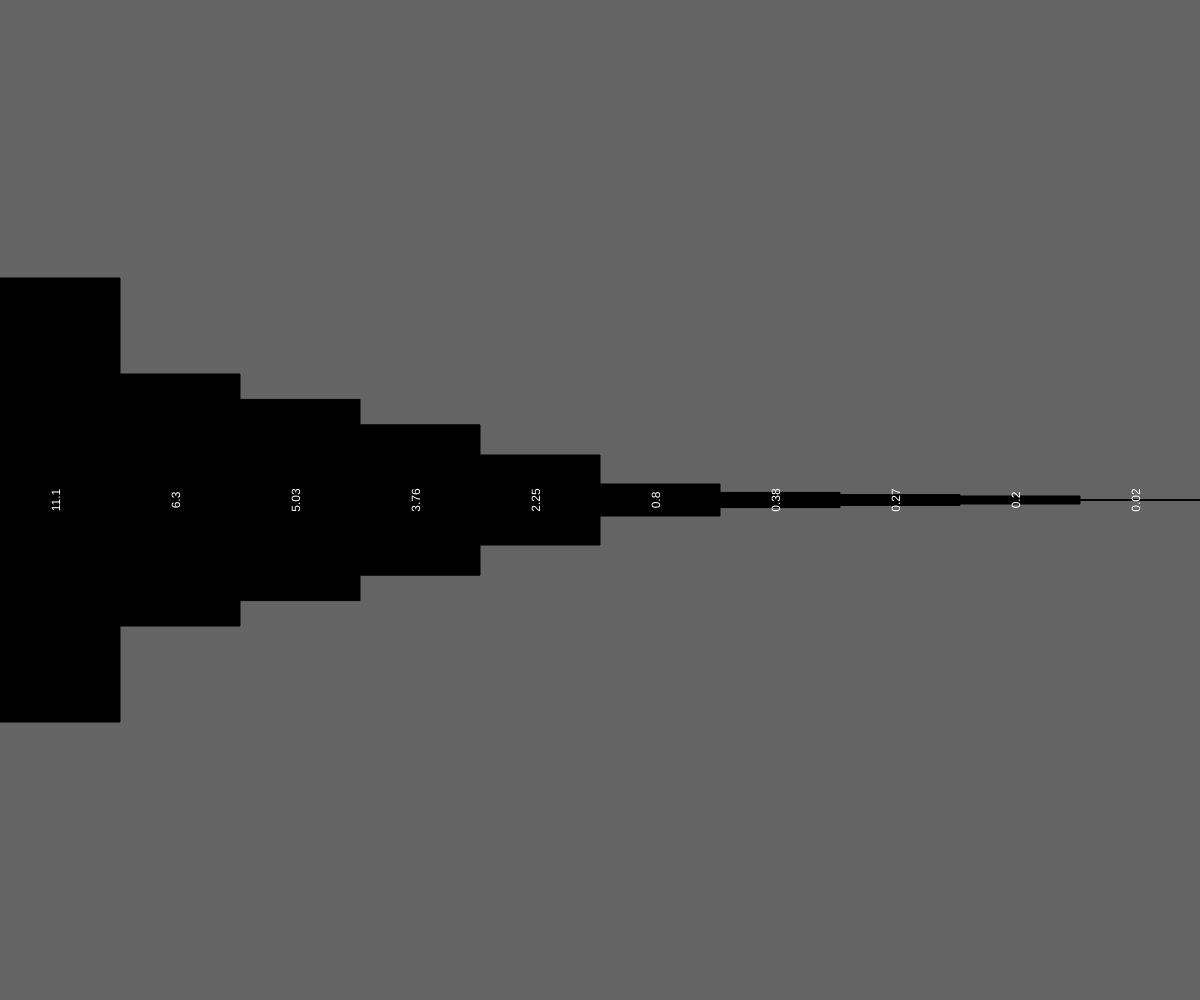
Frame 1 (no input)
Frame 60 (no input): identical to frame 1, image omitted
Frame 120 (the mouse pressed at the canvas centre since frame 60): identical to frame 1, image omitted

The p5.js sketch that drew this single still picture (run headless with seeded random() and noise() and a simulated clock; from frame 60 on, the mouse is pressed at the canvas centre):

// p5.js sketch
// ── sketch.js
let valeurs = ["11.1","6.3","5.03","3.76","2.25","0.8","0.38","0.27","0.2","0.02"];

function setup() {
  createCanvas(windowWidth, windowHeight);
  background(100);
  fill(0);
  let w = width/valeurs.length;
  for(let i = 0; i<valeurs.length; i++){
    let posx = map(i,0,valeurs.length,0,width);
    fill(0);
  	rect(posx,height/2-valeurs[i]*20,w,valeurs[i]*40);
    fill(255);
    textAlign(CENTER);
    push();
    translate(posx+w/2,height/2);
    rotate(radians(-90));
    text(valeurs[i],0,0);
    pop();
  }

}

function draw() {
}
